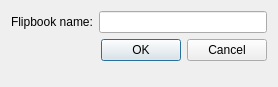
<?xml version="1.0" encoding="UTF-8"?>
<ui version="4.0">
 <class>RenameFlipper</class>
 <widget class="QDialog" name="RenameFlipper">
  <property name="geometry">
   <rect>
    <x>0</x>
    <y>0</y>
    <width>278</width>
    <height>87</height>
   </rect>
  </property>
  <property name="windowTitle">
   <string>Rename Flipbook</string>
  </property>
  <layout class="QFormLayout" name="formLayout">
   <item row="0" column="0">
    <widget class="QLabel" name="label">
     <property name="text">
      <string>Flipbook name:</string>
     </property>
     <property name="buddy">
      <cstring>m_flipperNameEdit</cstring>
     </property>
    </widget>
   </item>
   <item row="0" column="1">
    <widget class="QLineEdit" name="m_flipperNameEdit"/>
   </item>
   <item row="1" column="0" colspan="2">
    <widget class="QDialogButtonBox" name="buttonBox">
     <property name="orientation">
      <enum>Qt::Horizontal</enum>
     </property>
     <property name="standardButtons">
      <set>QDialogButtonBox::Cancel|QDialogButtonBox::Ok</set>
     </property>
    </widget>
   </item>
  </layout>
 </widget>
 <resources/>
 <connections>
  <connection>
   <sender>buttonBox</sender>
   <signal>accepted()</signal>
   <receiver>RenameFlipper</receiver>
   <slot>accept()</slot>
   <hints>
    <hint type="sourcelabel">
     <x>248</x>
     <y>254</y>
    </hint>
    <hint type="destinationlabel">
     <x>157</x>
     <y>274</y>
    </hint>
   </hints>
  </connection>
  <connection>
   <sender>buttonBox</sender>
   <signal>rejected()</signal>
   <receiver>RenameFlipper</receiver>
   <slot>reject()</slot>
   <hints>
    <hint type="sourcelabel">
     <x>316</x>
     <y>260</y>
    </hint>
    <hint type="destinationlabel">
     <x>286</x>
     <y>274</y>
    </hint>
   </hints>
  </connection>
 </connections>
</ui>
